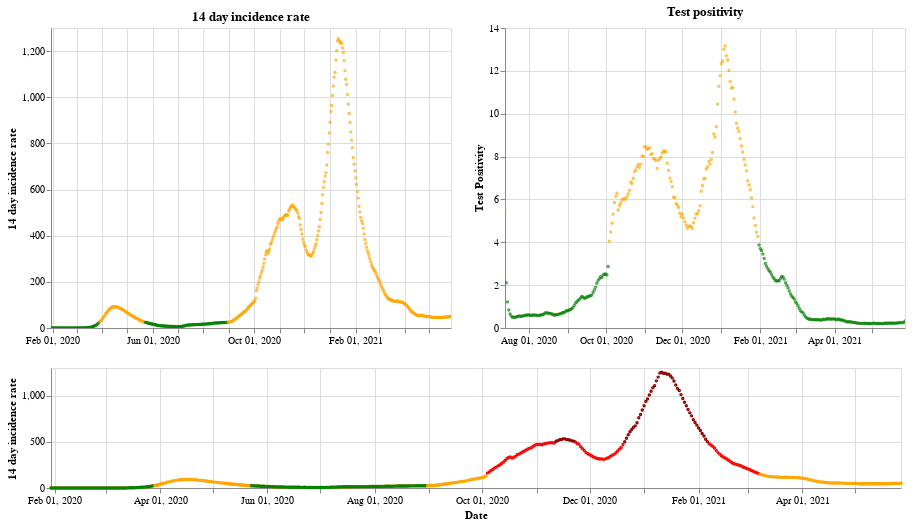

Here is the notebook cell this chart was saved with:
### Markdown cell above
## England

### Code cell
plot_traffic_light('England')

### Figure 1 — Vega-Lite specification as saved in the notebook (floating-point values rounded to 4 significant figures; data arrays with more than 128 entries replaced by an {"elided": "..."} marker saying what was removed)
{"config": {"view": {"continuousWidth": 400, "continuousHeight": 300}}, "vconcat": [{"hconcat": [{"mark": {"type": "point", "size": 2}, "encoding": {"color": {"condition": {"value": "green", "test": "(datum.twoWeeklyCasesRate <= 25)"}, "value": "orange"}, "tooltip": [{"type": "nominal", "field": "areaName"}, {"type": "temporal", "field": "date"}, {"type": "quantitative", "field": "twoWeeklyCasesRate"}, {"type": "quantitative", "field": "testPositivity"}], "x": {"type": "temporal", "axis": {"title": ""}, "field": "date", "scale": {"domain": {"selection": "DateBrush"}}, "timeUnit": "yearmonthdate"}, "y": {"type": "quantitative", "axis": {"title": "14 day incidence rate"}, "field": "twoWeeklyCasesRate"}}, "title": "14 day incidence rate", "width": 400}, {"mark": {"type": "point", "size": 2}, "encoding": {"color": {"condition": {"value": "green", "test": "(datum.testPositivity <= 4)"}, "value": "orange"}, "tooltip": [{"type": "nominal", "field": "areaName"}, {"type": "temporal", "field": "date"}, {"type": "quantitative", "field": "twoWeeklyCasesRate"}, {"type": "quantitative", "field": "testPositivity"}], "x": {"type": "temporal", "axis": {"title": ""}, "field": "date", "scale": {"domain": {"selection": "DateBrush"}}, "timeUnit": "yearmonthdate"}, "y": {"type": "quantitative", "axis": {"title": "Test Positivity"}, "field": "testPositivity"}}, "title": "Test positivity", "width": 400}]}, {"layer": [{"mark": {"type": "point", "size": 2}, "encoding": {"color": {"condition": {"value": "orange", "test": "((50 && datum.twoWeeklyCasesRate) < 150)"}, "value": "red"}, "opacity": {"condition": {"value": 1, "test": "((50 && datum.twoWeeklyCasesRate) < 500)"}, "value": 0}, "tooltip": [{"type": "nominal", "field": "areaName"}, {"type": "temporal", "field": "date"}, {"type": "quantitative", "field": "twoWeeklyCasesRate"}, {"type": "quantitative", "field": "testPositivity"}], "x": {"type": "temporal", "axis": {"title": "Date"}, "field": "date", "timeUnit": "yearmonthdate"}, "y": {"type": "quantitative", "axis": {"title": "14 day incidence rate"}, "field": "twoWeeklyCasesRate"}}, "selection": {"DateBrush": {"type": "interval", "encodings": ["x"], "fields": ["Time"]}}, "width": 850}, {"mark": {"type": "point", "size": 2}, "encoding": {"color": {"value": "darkred"}, "opacity": {"condition": {"value": 1, "test": "(datum.twoWeeklyCasesRate >= 500)"}, "value": 0}, "tooltip": [{"type": "nominal", "field": "areaName"}, {"type": "temporal", "field": "date"}, {"type": "quantitative", "field": "twoWeeklyCasesRate"}, {"type": "quantitative", "field": "testPositivity"}], "x": {"type": "temporal", "axis": {"title": "Date"}, "field": "date", "timeUnit": "yearmonthdate"}, "y": {"type": "quantitative", "axis": {"title": "14 day incidence rate"}, "field": "twoWeeklyCasesRate"}}, "width": 400}, {"mark": {"type": "point", "size": 2}, "encoding": {"color": {"condition": {"value": "green", "test": "((4 && datum.twoWeeklyCasesRate) < 25)"}, "value": "orange"}, "opacity": {"condition": {"value": 1, "test": "(datum.twoWeeklyCasesRate < 50)"}, "value": 0}, "tooltip": [{"type": "nominal", "field": "areaName"}, {"type": "temporal", "field": "date"}, {"type": "quantitative", "field": "twoWeeklyCasesRate"}, {"type": "quantitative", "field": "testPositivity"}], "x": {"type": "temporal", "axis": {"title": "Date"}, "field": "date", "timeUnit": "yearmonthdate"}, "y": {"type": "quantitative", "axis": {"title": "14 day incidence rate"}, "field": "twoWeeklyCasesRate"}}, "width": 400}], "height": 120, "width": 800}], "data": {"name": "data-55e2d738281dcc65ae79312358165789"}, "$schema": "https://vega.github.io/schema/vega-lite/v4.8.1.json", "datasets": {"data-55e2d738281dcc65ae79312358165789": {"elided": "484 records"}}}
